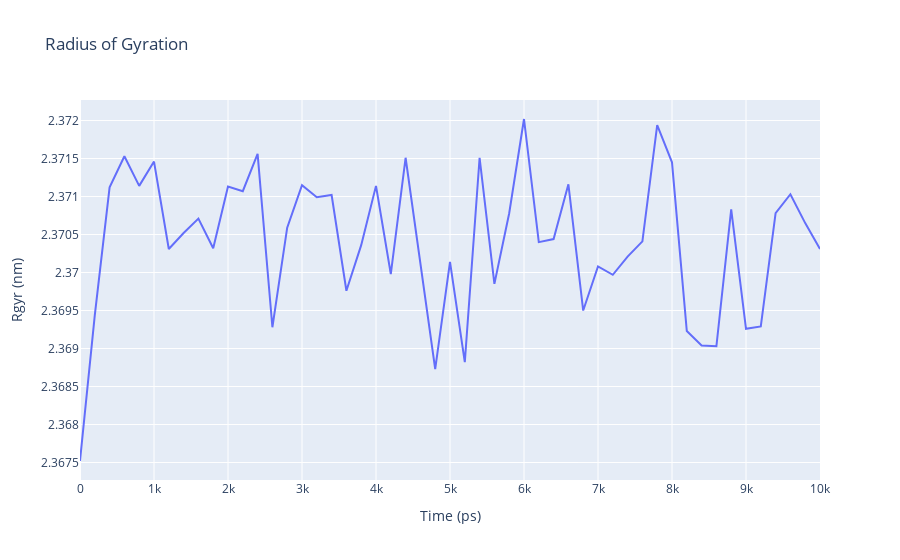

Notebook cell for this chart:
### Code cell
import plotly
import plotly.graph_objs as go

# Read Rgyr data from file 
with open(output_rgyr,'r') as rgyr_file:
    x,y = map(
        list,
        zip(*[
            (float(line.split()[0]),float(line.split()[1]))
            for line in rgyr_file 
            if not line.startswith(("#","@")) 
        ])
    )

plotly.offline.init_notebook_mode(connected=True)

fig = {
    "data": [go.Scatter(x=x, y=y)],
    "layout": go.Layout(title="Radius of Gyration",
                        xaxis=dict(title = "Time (ps)"),
                        yaxis=dict(title = "Rgyr (nm)")
                       )
}

plotly.offline.iplot(fig)

### Figure 1 — Plotly figure (JSON) as saved in the notebook; plotly's stock layout.template omitted (floating-point values rounded to 4 significant figures)
{"data": [{"type": "scatter", "x": [0, 200, 400, 600, 800, 1000, 1200, 1400, 1600, 1800, 2000, 2200, 2400, 2600, 2800, 3000, 3200, 3400, 3600, 3800, 4000, 4200, 4400, 4600, 4800, 5000, 5200, 5400, 5600, 5800, 6000, 6200, 6400, 6600, 6800, 7000, 7200, 7400, 7600, 7800, 8000, 8200, 8400, 8600, 8800, 9000, 9200, 9400, 9600, 9800, 10000], "y": [2.368, 2.369, 2.371, 2.372, 2.371, 2.371, 2.37, 2.371, 2.371, 2.37, 2.371, 2.371, 2.372, 2.369, 2.371, 2.371, 2.371, 2.371, 2.37, 2.37, 2.371, 2.37, 2.372, 2.37, 2.369, 2.37, 2.369, 2.372, 2.37, 2.371, 2.372, 2.37, 2.37, 2.371, 2.369, 2.37, 2.37, 2.37, 2.37, 2.372, 2.371, 2.369, 2.369, 2.369, 2.371, 2.369, 2.369, 2.371, 2.371, 2.371, 2.37]}], "layout": {"title": {"text": "Radius of Gyration"}, "xaxis": {"title": {"text": "Time (ps)"}}, "yaxis": {"title": {"text": "Rgyr (nm)"}}}}
